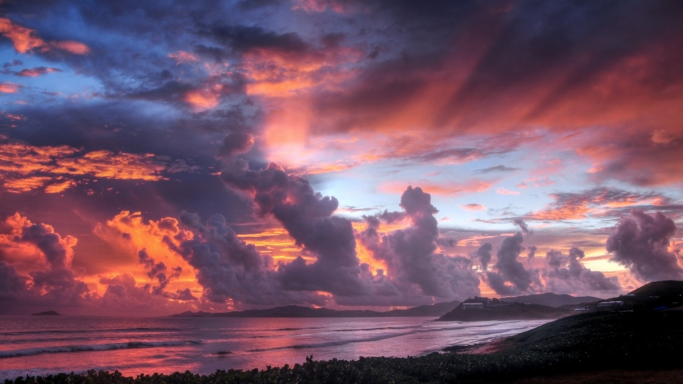
#> input picture dip_pics/skyandsea.jpg, 1366 x 768 px (shown at 1/2 size)
$ jupyter execute predictive_coding.ipynb   (shell and % lines are left out)
#> lines starting #> are read from the running program, lines starting #| are printed output that depends on the picture
### dip_utils/vis_utils.py
'''
Image Processing Visualization Utilities
stough, 202-

Includes RGB color cube and three-channel histogramming.
Also a lab_uniform, which normalizes the perceived intensity of
custom colormaps.
'''

import matplotlib.pyplot as plt
import numpy as np
import skimage.color as color
# from mpl_toolkits.mplot3d import Axes3D
from matplotlib import cm # all the colormaps...

from matplotlib import animation
from IPython.display import HTML, Image
import cv2
import os


# [187 lines left out: functions vis_rgb_cube, vis_hsv_cube, vis_lab_cube, vis_ybr_cube, vis_image, not called in this run]


def vis_hists(I, bins = 256):
    '''
    vis_hists(I): plot the image and its three-channel histograms together.
    '''
#     assert len(I.shape)==3 and I.shape[-1]==3, \
#            f'vis_hists Error: I.shape should be 3-channel, got {I.shape}.'

    _, allbins = np.histogram(I.ravel(), bins=bins)

    f, axarr = plt.subplots(1,2, figsize=(9, 3))

    axarr[0].imshow(I, cmap=[None, 'gray'][len(I.shape)==2]) #https://matplotlib.org/api/_as_gen/matplotlib.pyplot.imshow.html
    axarr[0].set_title('Image')

    if len(I.shape) == 2:
        axarr[1].hist(I.ravel(), allbins, alpha = .8, label = 'gray', color = 'k');
    else:
        axarr[1].hist(I[...,0].ravel(), allbins, alpha = .6, label = 'red', color = 'r');
        axarr[1].hist(I[...,1].ravel(), allbins, alpha = .6, label = 'green', color = 'g');
        axarr[1].hist(I[...,2].ravel(), allbins, alpha = .6, label = 'blue', color = 'b');
    axarr[1].legend(loc = 'upper right');
    plt.tight_layout()


# [153 lines left out: functions vis_pair, vis_triple, lab_uniform, vis_surface, loadvideo, makeVideo, not called in this run]

### dip_utils/matrix_utils.py
"""
Simple Matrix Utilities
stough, 202-
"""

import numpy as np

# Given an ndarray, returns a tuple of info...
def arr_info(arr):
    """
    arr_info(arr): return a tuple of shape, type, min, and max for the ndarray arr.
    """
    return arr.shape, arr.dtype, arr.min(), arr.max()


# [9 lines left out: function make_linmap, not called in this run]

### Entropy/predictive_coding.ipynb
# Predictive Coding
stough 202-

In this notebook we're going to look at a way to account for very simple spatial redundancy, leading to much better compressibility. In short, a prediction of a pixel's value as its left neighbor is usually pretty effective, leading to a more compressible signal than the original without any loss of information. Read on for more.

**Huffman**:
In our discussion of [entropy](./entropy_intro.ipynb) we noted the different kinds of redundancy that we might leverage or account for in order to compress an image. We accounted for **coding redundancy** by applying Huffman variable length encoding. Huffman leverages differences in the relative probability of certain pixel values over others (low entropy) to define an encoding scheme that minimizes the average number of bits needed to represent each pixel value. Huffman's efficiency is inversely proportional to the entropy implied by the histogram of the image:
- If the histogram tends toward uniform, entropy is high and Huffman coding will accomplish little.
- If the histogram is highly non-uniform, with for example a few large spikes, then entropy is low and Huffman coding will work well.

**Predictive coding** computes some derivation of the image: the value at every pixel is its difference with respect to the pixel to the left, with the first column not changing. We'll see that while this is a completely reversible function, such a predictive coded version of an image can be much more compressible that the original.

[cell 1]
import matplotlib.pyplot as plt
import numpy as np

# For spatial filtering/operations
from scipy.ndimage import (correlate,
                           convolve)
from scipy.stats import entropy

# For importing from alternative directory sources
import sys
sys.path.insert(0, '../dip_utils')

from matrix_utils import (arr_info,
                          make_linmap)
from vis_utils import (vis_rgb_cube,
                       vis_hists,
                       vis_pair)

[cell 2]
I = plt.imread('../dip_pics/skyandsea.jpg')
#> I is the input picture: shape (768, 1366, 3); mean R, G, B 117.1, 82.9, 102.2
vis_hists(I)
#> in vis_hists, `_, allbins = np.histogram(I.ravel(), bins=bins)`: allbins = 257 values from 0 to 255
#> (the call stopped at in vis_hists, `f, axarr = plt.subplots(1,2, figsize=(9, 3))`: IPython is not available in this run)
print(arr_info(I))
#| ((768, 1366, 3), dtype('uint8'), 0, 255)

In the above, we're viewing the image in its original, human-readable form. Let's compute the entropy of the image.

[cell 3]
freq, bb = np.histogram(I.ravel(), bins = np.arange(257))
#> freq = 256 values, max 70200 at index 0, min 2586 at index 237, mean 12294; bb = 257 values from 0 to 256

[cell 4]
entropy(freq, base=2)
#> Out = 7.64

Let's observe just one of the color channels, without loss of generality.

[cell 5]
J = I[...,0]
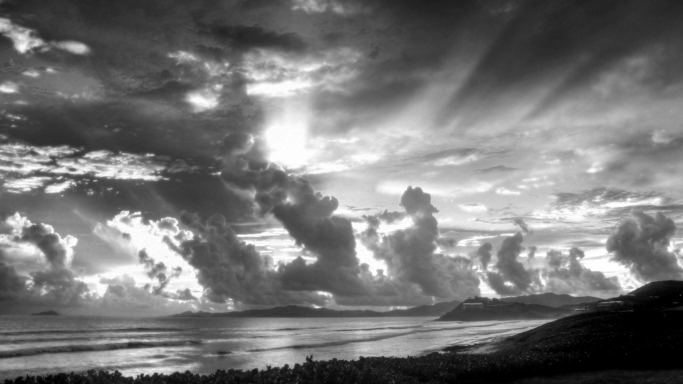
#> J: shape (768, 1366) (shown at 1/2 size); min 0, max 255, mean 117.1
vis_hists(J)
#> (the call stopped at in vis_hists, `f, axarr = plt.subplots(1,2, figsize=(9, 3))`: IPython is not available in this run)

## Using [`correlate`](https://docs.scipy.org/doc/scipy/reference/generated/scipy.ndimage.correlate.html)

Here we're going to be using the `correlate` method in scipy in order to apply a simple linear function to neighborhoods of pixels. This *filtering* is a core element of image processing from simple edge-detection to convolutional neural networks, and we will be seeing it again and again. You should read more about filtering in the spatial domain [here](https://www.mathworks.com/help/images/what-is-image-filtering-in-the-spatial-domain.html).

In this case the neighborhood in question is extremely simple. When our process is at a pixel $i,j$, then the neighorhood consists of that pixel and its neighbor to the left, $i,j-1$, or 0 if the pixel is at the left edge of the image already. The linear combination of the two pixels that we want to compute is just the difference. That is, $$p_{i,j}' = -1p_{i,j-1} + 1p_{i,j}$$
We'll construct a simple array (also called a mask, or filter) that represents this linear combination, and then go.

[cell 6]
h = np.array([-1, 1], ndmin=2).astype('int16')

[cell 7]
h

[cell 8]
arr_info(h)

[cell 9]
Jf = correlate(J.astype('int16'), h, mode='constant', cval=0)
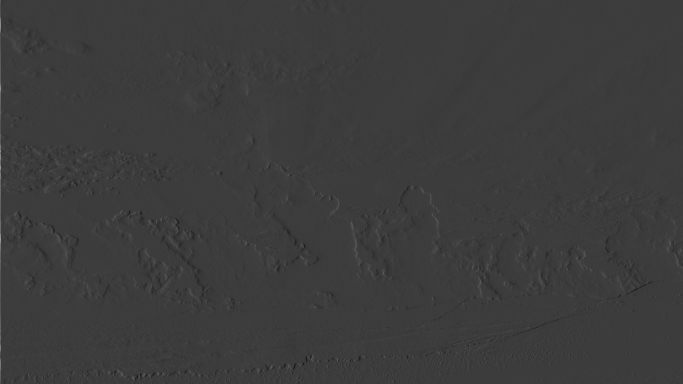
#> Jf: shape (768, 1366) int16 (shown at 1/2 size); min -76, max 244, mean 0.1; drawn with min black and max white
arr_info(Jf)

[cell 10]
vis_hists(Jf)
#> (the call stopped at in vis_hists, `f, axarr = plt.subplots(1,2, figsize=(9, 3))`: IPython is not available in this run)

Notice that if we take one pixel (value) and subtract another pixel from it, we may get a negative number. That's why in the above we consider the original image as `int16`, with both positive and negative possible values.

Look at this image and its histogram compared to the one above. Which do you think has less entropy and therefore may be more highly compressible?

I would like you to note as well that this operation is completely reversible; more on that below.

[cell 11]
Jf[:5, :10]

[cell 12]
J[:5,:10]

### Reconstructing the image is simple.
Considering the image `Jf`, the original pixels can be derived by moving from left to right, adding the numbers as you go along. The leftmost column contains original pixel values, the next column tells you how different that column is from the first. So if you simply add the first and second columns, you'll have the original value:

\begin{equation*}
\begin{split}
image &= [x, y, ...] \\
\tilde{y} &= y - x \verb+ # store the difference+ \\
\tilde{y} + x &= y \verb+ # reconstruct the original+
\end{split}
\end{equation*}

This math continues to work if you just keep a running total along each row. The numpy function [cumsum](https://numpy.org/doc/stable/reference/generated/numpy.cumsum.html) does exactly this for us.

[cell 13]
Jr = np.cumsum(Jf, axis=1)
vis_hists(Jr)
#> (the call stopped at in vis_hists, `f, axarr = plt.subplots(1,2, figsize=(9, 3))`: IPython is not available in this run)

[cell 14]
freq, bins = np.histogram(J.ravel(), bins=np.arange(257))
#> freq = 256 values, max 23684 at index 0, min 1205 at index 9, mean 4098; bins = 257 values from 0 to 256

[cell 15]
entropy(freq, base=2)
#> Out = 7.82

Recall the original image's entropy above, almost the entire 8 bits per pixel. What about this difference image?

[cell 16]
ff, bb = np.histogram(Jf.ravel(), bins = np.arange(-255,257))
#> ff = 511 values, max 261760 at index 255, min 0 at index 0, mean 2053; bb = 512 values from -255 to 256

[cell 17]
entropy(ff, base=2)
#> Out = 3.44

The difference image, or predictive encoded image, has significantly less entropy. Note however that the range of possible values now is twice what is was (for any positive difference between a pixel and its left neighbor, there could be an opposite negative difference).

Further, we've established that the predictively encoded image has no loss of real information, in that the original can be flawlessly reconstructed.

## Conclusions

Here we saw how predictive coding (filtering with that simple mask) is a completely reversible operation that leads to an image with significantly less entropy than the original image. Why is this?

Basically, from what we've learned so far, images that are interesting to us generally contain large swaths of constant or smoothly-varying color or intensity changes. That is, most of the time the context of any pixel is highly predictive of that pixel's value itself. Where is this not the case? Really only at *edges*.

Since changes are smooth and small most of the time, the predictive-coded image will have many many more values close to zero, leading to a much more compressible distribution.

## Related Activity: Exploring Predictive Coding with Different Filters
(thanks Claude)

Now that you've seen how a simple left-neighbor difference filter reduces entropy, consider exploring how different filtering strategies affect compressibility:

**Activity Options:**

1. **Vertical Prediction**: Apply predictive coding vertically (comparing each pixel to the one above it) instead of horizontally. How does the entropy compare? Does the direction of prediction matter for this particular image?

2. **Multi-Channel Predictive Coding**: Apply predictive coding to all three color channels (R, G, B) of a color image and analyze whether certain channels compress better than others. Investigate cross-channel prediction (that is for example, use the red channel to predict the green, and green to predict the blue).

3. **Quantization After Prediction**: Introduce quantization (rounding small differences to zero) after predictive coding to further reduce the range of values. What's the tradeoff between compression and reconstruction fidelity?

$ run again, with dip_pics/bellagio.jpg copied over dip_pics/skyandsea.jpg
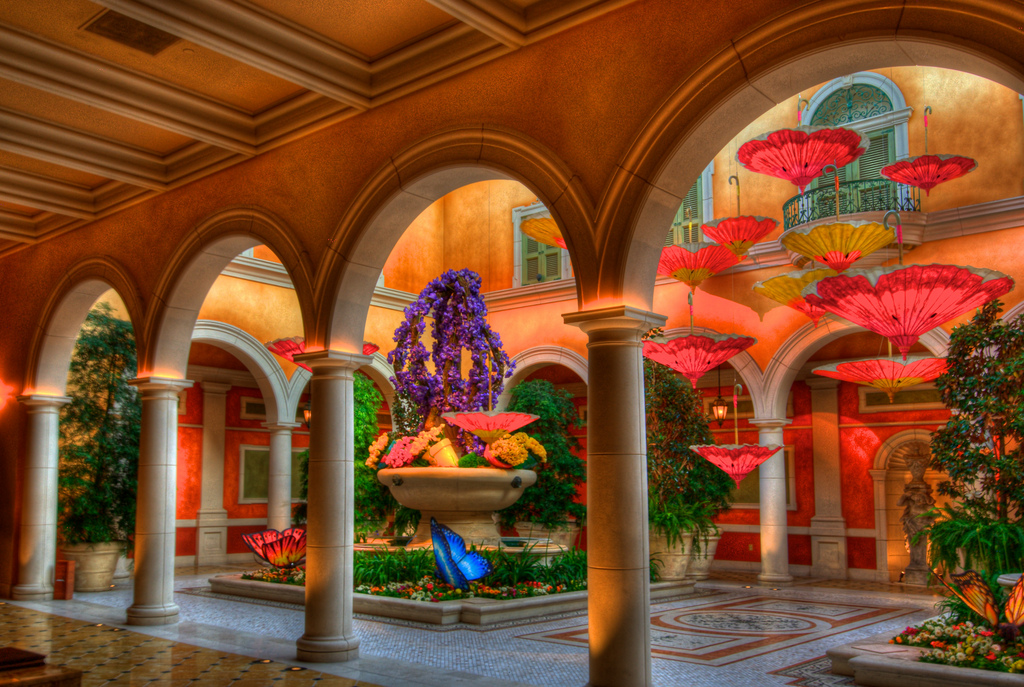
#> input picture dip_pics/bellagio.jpg, 1024 x 687 px
#> I is the input picture: shape (687, 1024, 3); mean R, G, B 125.3, 74.7, 41.6
#> allbins = 257 values from 0 to 255
#| ((687, 1024, 3), dtype('uint8'), 0, 255)
#> `freq, bb = np.histogram(I.ravel(), bins = np.arange(257))`: freq = 256 values, max 93446 at index 0, min 1014 at index 241, mean 8244; bb = 257 values from 0 to 256
#> `entropy(freq, base=2)`: Out = 7.55
#> `J = I[...,0]`:
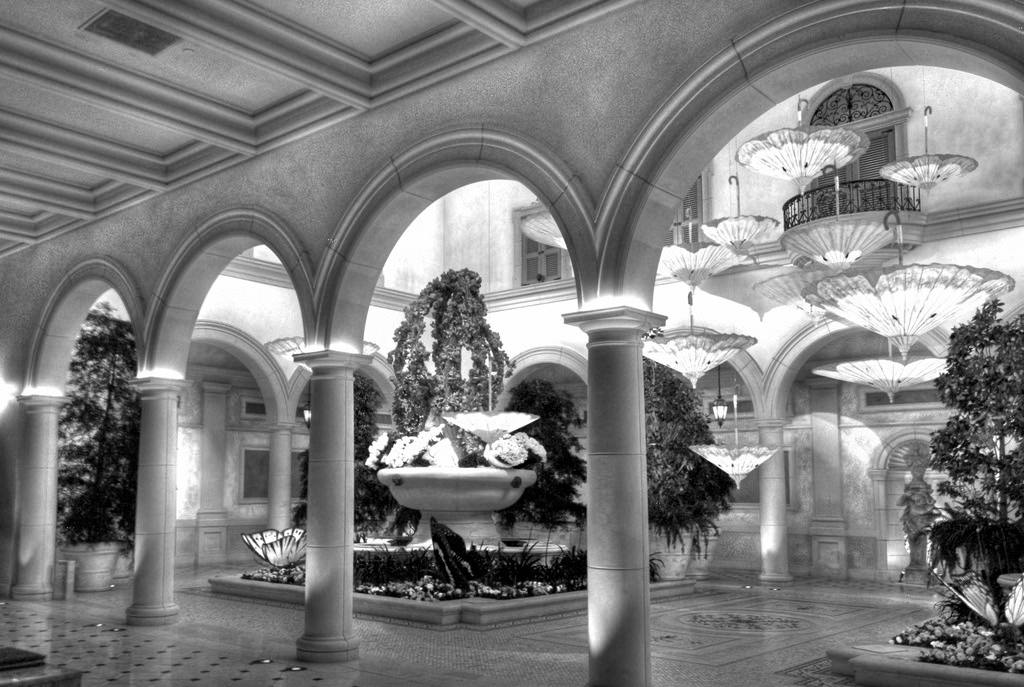
#> J: shape (687, 1024); min 0, max 255, mean 125.3
#> `Jf = correlate(J.astype('int16'), h, mode='constant', cval=0)`:
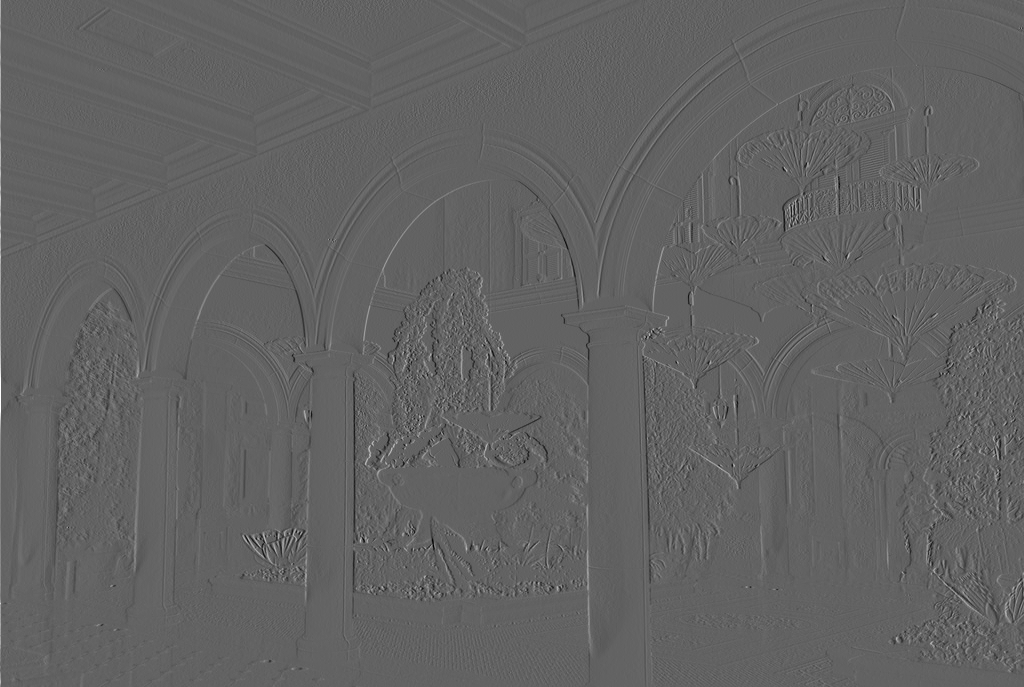
#> Jf: shape (687, 1024) int16; min -161, max 255, mean 0.1; drawn with min black and max white
#> `freq, bins = np.histogram(J.ravel(), bins=np.arange(257))`: freq = 256 values, max 10255 at index 255, min 879 at index 17, mean 2748; bins = 257 values from 0 to 256
#> `entropy(freq, base=2)`: Out = 7.63
#> `ff, bb = np.histogram(Jf.ravel(), bins = np.arange(-255,257))`: ff = 511 values, max 56529 at index 255, min 0 at index 0, mean 1376.7; bb = 512 values from -255 to 256
#> `entropy(ff, base=2)`: Out = 5.26
